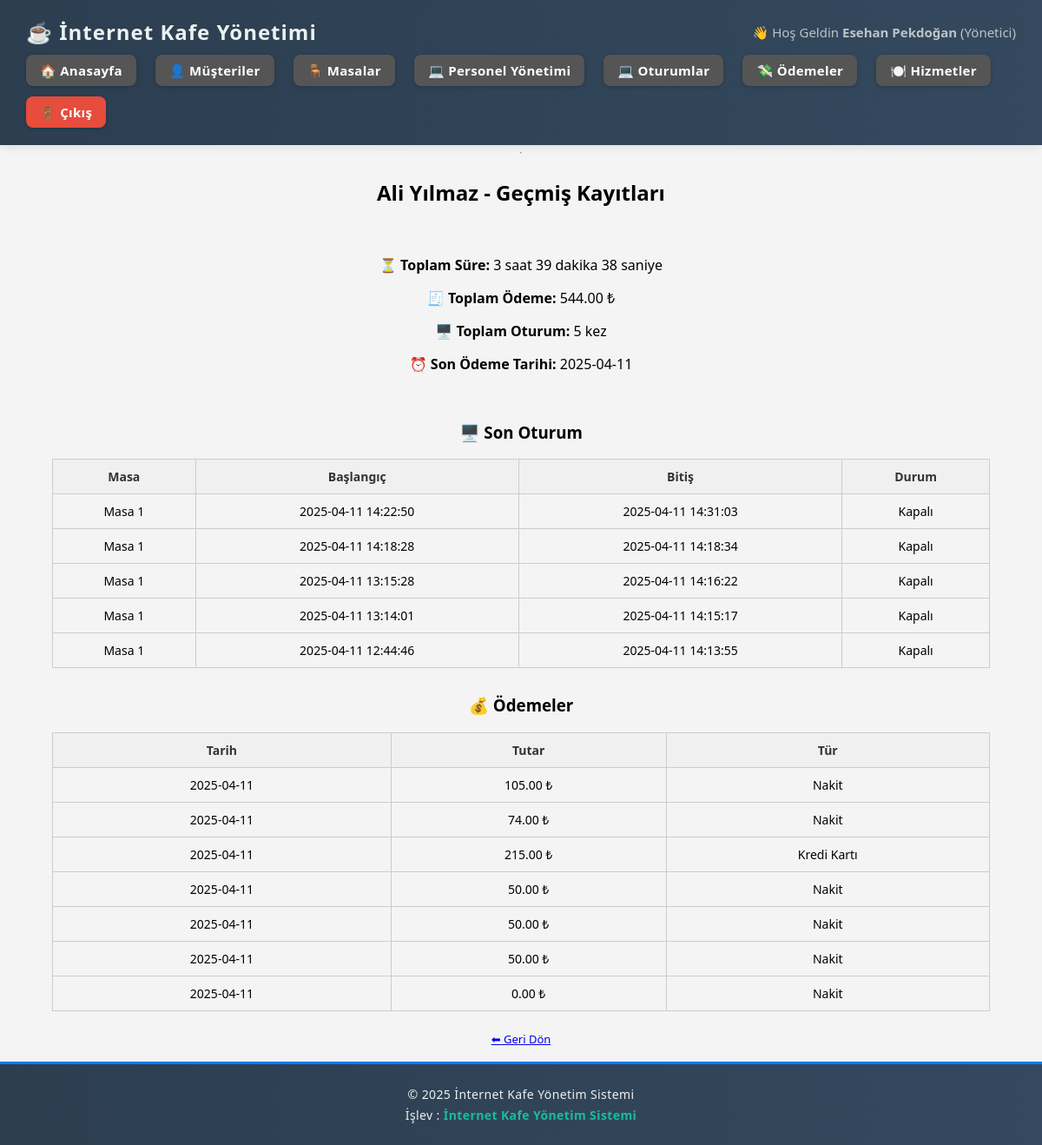
The page /internetkafe/pages/musteri_gecmis.php?id=1 (signed in) on the database its author committed.
### tables this page shows
CREATE TABLE `musteri` (
  `Musteri_ID` int(11) NOT NULL,
  `Ad` varchar(50) NOT NULL,
  `Soyad` varchar(50) NOT NULL,
  `Telefon_NO` varchar(15) DEFAULT NULL,
  `E_Posta` varchar(50) DEFAULT NULL,
  `Kayit_Tarihi` date NOT NULL
);

CREATE TABLE `oturum` (
  `Oturum_ID` int(11) NOT NULL,
  `Musteri_ID` int(11) DEFAULT NULL,
  `Masa_ID` int(11) NOT NULL,
  `Baslangic_Zamani` datetime DEFAULT NULL,
  `Bitis_Zamani` datetime DEFAULT NULL,
  `Durum` varchar(20) DEFAULT 'Açık'
);

CREATE TABLE `masa` (
  `Masa_ID` int(11) NOT NULL,
  `Masa_No` varchar(10) NOT NULL
);

CREATE TABLE `odeme` (
  `Odeme_ID` int(11) NOT NULL,
  `Oturum_ID` int(11) NOT NULL,
  `Odeme_Tarihi` date DEFAULT NULL,
  `Odeme_Tutari` decimal(10,2) DEFAULT NULL,
  `Odeme_Turu` varchar(50) DEFAULT NULL
);

### internetkafe/pages/musteri_gecmis.php (the view, shortened to what this page needs)
<?php
include("../includes/config.php");
include("../includes/header.php");
$musteri_id = $_GET['id'];
$musteri = mysqli_fetch_assoc(mysqli_query($conn, "
    SELECT * FROM Musteri WHERE Musteri_ID = $musteri_id
"));
$oturumlar = mysqli_query($conn, "
    SELECT O.*, M.Masa_No
    FROM Oturum O
    JOIN Masa M ON M.Masa_ID = O.Masa_ID
    WHERE O.Musteri_ID = $musteri_id
    ORDER BY O.Baslangic_Zamani DESC
");
$odemeler = mysqli_query($conn, "
    SELECT * FROM Odeme
    WHERE Oturum_ID IN (
        SELECT Oturum_ID FROM Oturum WHERE Musteri_ID = $musteri_id
    )
    ORDER BY Odeme_Tarihi DESC
");
?>
<h2 style="text-align:center;">
    <?php echo $musteri['Ad'] . ' ' . $musteri['Soyad']; ?> - Geçmiş Kayıtları
</h2>
<?php
$toplam_odeme_sorgu = mysqli_query($conn, "
    SELECT SUM(Odeme_Tutari) AS toplam
    FROM Odeme
    WHERE Oturum_ID IN (
        SELECT Oturum_ID FROM Oturum WHERE Musteri_ID = $musteri_id
    )
");
$toplam_odeme = mysqli_fetch_assoc($toplam_odeme_sorgu)['toplam'] ?? 0;
$toplam_oturum_sorgu = mysqli_query($conn, "
    SELECT COUNT(*) AS toplam
    FROM Oturum
    WHERE Musteri_ID = $musteri_id
");
$toplam_oturum = mysqli_fetch_assoc($toplam_oturum_sorgu)['toplam'] ?? 0;
$son_odeme_sorgu = mysqli_query($conn, "
    SELECT MAX(Odeme_Tarihi) AS son
    FROM Odeme
    WHERE Oturum_ID IN (
        SELECT Oturum_ID FROM Oturum WHERE Musteri_ID = $musteri_id
    )
");
$son_odeme = mysqli_fetch_assoc($son_odeme_sorgu)['son'] ?? '-';
?>
<div style="text-align:center; margin: 20px 0;">
<?php
$toplam_saniye = 0;
$oturum_sureleri = mysqli_query($conn, "
    SELECT Baslangic_Zamani, Bitis_Zamani
    FROM Oturum
    WHERE Musteri_ID = $musteri_id AND Durum = 'Kapalı'
");
while ($o = mysqli_fetch_assoc($oturum_sureleri)) {
    if ($o['Bitis_Zamani']) {
        $bas = strtotime($o['Baslangic_Zamani']);
        $bit = strtotime($o['Bitis_Zamani']);
        $fark = $bit - $bas;
        $toplam_saniye += $fark;
    }
}
$toplam_saat = floor($toplam_saniye / 3600);
$kalan_saniye = $toplam_saniye % 3600;
$toplam_dakika = floor($kalan_saniye / 60);
$toplam_saniye_son = $kalan_saniye % 60;
echo "<p><strong>⏳ Toplam Süre:</strong> $toplam_saat saat $toplam_dakika dakika $toplam_saniye_son saniye</p>";
?>
    <p><strong>🧾 Toplam Ödeme:</strong> <?php echo number_format($toplam_odeme, 2); ?> ₺</p>
    <p><strong>🖥️ Toplam Oturum:</strong> <?php echo $toplam_oturum; ?> kez</p>
    <p><strong>⏰ Son Ödeme Tarihi:</strong> <?php echo $son_odeme ?: '-'; ?></p>
</div>
<h3 style="text-align:center;">🖥️ Son Oturum</h3>
<table border="1" cellpadding="8" cellspacing="0" style="margin:auto;">
    <tr>
        <th>Masa</th>
        <th>Başlangıç</th>
        <th>Bitiş</th>
        <th>Durum</th>
    </tr>
    <?php while ($o = mysqli_fetch_assoc($oturumlar)) { ?>
    <tr>
        <td><?php echo $o['Masa_No']; ?></td>
        <td><?php echo $o['Baslangic_Zamani']; ?></td>
        <td><?php echo $o['Bitis_Zamani'] ?? "-"; ?></td>
        <td><?php echo $o['Durum']; ?></td>
    </tr>
    <?php } ?>
</table>
<h3 style="text-align:center; margin-top:30px;">💰 Ödemeler</h3>
<table border="1" cellpadding="8" cellspacing="0" style="margin:auto;">
    <tr>
        <th>Tarih</th>
        <th>Tutar</th>
        <th>Tür</th>
    </tr>
    <?php while ($o = mysqli_fetch_assoc($odemeler)) { ?>
    <tr>
        <td><?php echo $o['Odeme_Tarihi']; ?></td>
        <td><?php echo $o['Odeme_Tutari']; ?> ₺</td>
        <td><?php echo $o['Odeme_Turu']; ?></td>
    </tr>
    <?php } ?>
</table>
<p style="text-align:center; margin-top:20px;">
    <a href="musteriler.php" class="btn">⬅ Geri Dön</a>
</p>
<?php include("../includes/footer.php"); ?>

### internetkafe/css/style.css (style rules this page uses)
html, body { margin: 0; padding: 0; height: 100%; display: flex; flex-direction: column; font-family: Arial, sans-serif; background-color: #f4f4f4; font-family: 'Segoe UI', Tahoma, Geneva, Verdana, sans-serif; }
table { border-collapse: collapse; width: 90%; margin: 20px auto; font-size: 14px; }
th, td { border: 1px solid #ccc; padding: 10px; text-align: center; }
th { background-color: #f0f0f0; color: #333; }
.btn { margin: 2px 5px; font-size: 13px; }

### rows shown on the page
musteri: Ad "Ali", Soyad "Yılmaz"
oturum: Masa_ID.Masa_No "Masa 1", Baslangic_Zamani "2025-04-11 14:22:50", Bitis_Zamani "2025-04-11 14:31:03", Durum "Kapalı"
oturum: Masa_ID.Masa_No "Masa 1", Baslangic_Zamani "2025-04-11 14:18:28", Bitis_Zamani "2025-04-11 14:18:34", Durum "Kapalı"
oturum: Masa_ID.Masa_No "Masa 1", Baslangic_Zamani "2025-04-11 13:15:28", Bitis_Zamani "2025-04-11 14:16:22", Durum "Kapalı"
oturum: Masa_ID.Masa_No "Masa 1", Baslangic_Zamani "2025-04-11 13:14:01", Bitis_Zamani "2025-04-11 14:15:17", Durum "Kapalı"
oturum: Masa_ID.Masa_No "Masa 1", Baslangic_Zamani "2025-04-11 12:44:46", Bitis_Zamani "2025-04-11 14:13:55", Durum "Kapalı"
odeme: Odeme_Tarihi "2025-04-11", Odeme_Tutari "105.00", Odeme_Turu "Nakit"
odeme: Odeme_Tarihi "2025-04-11", Odeme_Tutari "74.00", Odeme_Turu "Nakit"
odeme: Odeme_Tarihi "2025-04-11", Odeme_Tutari "215.00", Odeme_Turu "Kredi Kartı"
odeme: Odeme_Tarihi "2025-04-11", Odeme_Tutari "50.00", Odeme_Turu "Nakit"
odeme: Odeme_Tarihi "2025-04-11", Odeme_Tutari "50.00", Odeme_Turu "Nakit"
odeme: Odeme_Tarihi "2025-04-11", Odeme_Tutari "50.00", Odeme_Turu "Nakit"
odeme: Odeme_Tarihi "2025-04-11", Odeme_Tutari "0.00", Odeme_Turu "Nakit"

### other values the page prints
$_SESSION['user'] "Esehan Pekdoğan"
$_SESSION['gorev'] "Yönetici"
$toplam_saat "3"
$toplam_dakika "39"
$toplam_saniye_son "38"
$toplam_odeme "544.00"
$toplam_oturum "5"
$son_odeme ?: '-' "2025-04-11"
